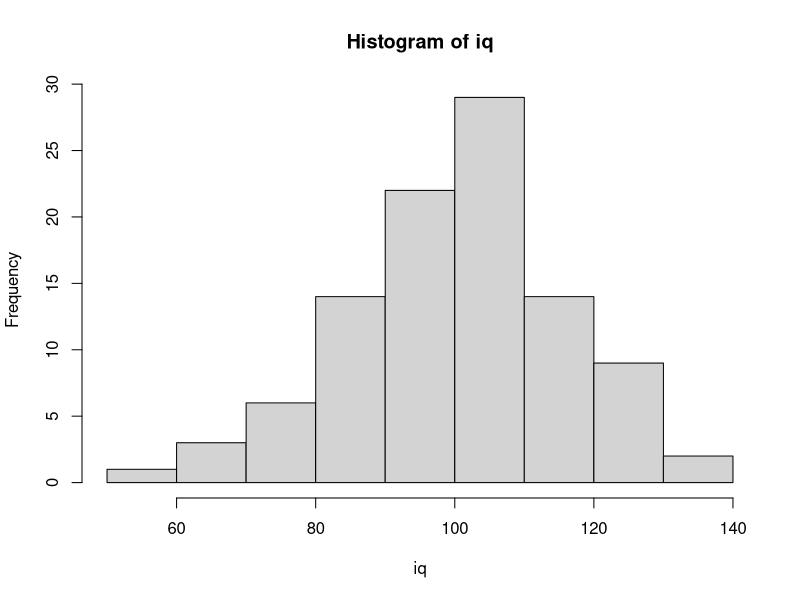

Write R code to recreate this figure.
# =============================================================================
# 1. EINHEIT: R-GRUNDLAGEN
# Datentypen, Skalenniveaus, Vektoren, Data Frames, Indizierung, Logik,
# einfache Datensimulation
# =============================================================================

# ORGANISATORISCHES (live in RStudio zeigen) ----------------------------------

# 1) RStudio-Oberfläche erklären (vier Fenster):
#    - Links oben:  SOURCE   -> hier schreiben wir unser Skript (wird gespeichert)
#    - Links unten: CONSOLE  -> hier wird Code ausgeführt (wird NICHT gespeichert)
#    - Rechts oben: ENVIRONMENT -> alle Objekte, die wir erstellt haben  = "Gedächtnis"
#    - Rechts unten: FILES / PLOTS / PACKAGES / HELP
#    Merksatz: Alles, was wir später nochmal brauchen, gehört ins Skript,
#    nicht in die Konsole.
#
# 2) R-Projekt erstellen: File -> New Project -> New Directory
#    Warum? Das Projekt legt automatisch fest, in welchem Ordner R Dateien sucht
#    und speichert (das "Working Directory"). Wir müssen dann nie mit langen
#    Dateipfaden oder setwd() arbeiten. Prüfen kann man das mit getwd().
#
# 3) Leeres Skript erstellen: File -> New File -> R Script, sofort speichern.
#
# 4) Code ausführen: Cursor in die Zeile setzen und
#    Cmd + Enter (Mac) bzw. Strg + Enter (Windows) drücken.
#    Alles mit "#" davor ist ein KOMMENTAR und wird von R ignoriert.
#    Kommentare schreiben wir für unser zukünftiges Ich und für andere.
#
# Weitere Inhalte zum Herzeigen: Markdown-Vorlage, Pakete allgemein, Bookdown, Onlineübungen


# 1 | R ALS TASCHENRECHNER -----------------------------------------------------

2 + 2       # Addition
5 - 3       # Subtraktion
5 * 8       # Multiplikation
8 / 2       # Division
3^2         # Potenz (Alternative: 3**2, ist aber unüblich)
sqrt(9)     # Quadratwurzel: unsere erste FUNKTION

# Was ist eine Funktion? Ein Befehl mit runden Klammern: name(argumente).
# In die Klammern kommt, womit die Funktion arbeiten soll.
# Hilfe zu jeder Funktion: ?sqrt  (öffnet die Hilfe rechts unten)

# Es gilt Punkt vor Strich, Klammern wie in der Mathematik:
2 + 3 * 4     # = 14
(2 + 3) * 4   # = 20


# 2 | OBJEKTE UND ZUWEISUNG ----------------------------------------------------

# Ergebnisse können wir unter einem Namen speichern = ein OBJEKT erstellen.
# Das Objekt erscheint danach rechts oben im Environment.

a = 100
b = 3 / 100
summe = a + b          # Mit Objekten kann man weiterrechnen
quotient = (a + b) / b

summe       # Objektname ausführen = Inhalt anzeigen

# HINWEIS ZUR ZUWEISUNG: Wir verwenden in diesem Kurs "=".
# In vielen Büchern und Foren sieht man stattdessen "<-":
#    a <- 100   macht genau dasselbe wie   a = 100
# Tastenkürzel für "<-": Option + Minus (Mac) bzw. Alt + Minus (Windows).
# WICHTIG: Ein "=" weist zu, ein doppeltes "==" VERGLEICHT (kommt später).

# Regeln für Objektnamen:
# - Groß-/Kleinschreibung zählt: Alter und alter sind zwei verschiedene Objekte
# - Keine Leerzeichen, nicht mit einer Zahl beginnen
# - Keine Namen bestehender Funktionen verwenden (z. B. nicht "c", "mean", "sum"),
#   das verwirrt uns selbst und andere.
# - Ein Objekt mit gleichem Namen wird ohne Nachfrage ÜBERSCHRIEBEN.


# 3 | DATENTYPEN ---------------------------------------------------------------

# R unterscheidet verschiedene Arten von Werten. Die drei wichtigsten:

# (a) NUMERIC: Zahlen
zahl = 42.5

# (b) CHARACTER: Text, steht IMMER in Anführungszeichen
fach = "Psychologie"
frage = "Haben Psychologen wirklich alle Bärte und rauchen Zigarre?"

# Ohne Anführungszeichen sucht R nach einem OBJEKT mit diesem Namen:
# Psychologie   # -> Fehler: Objekt 'Psychologie' nicht gefunden

# (c) LOGICAL: Wahrheitswerte, nur TRUE oder FALSE (ohne Anführungszeichen!)
raucht = FALSE
5 > 3          # Vergleiche liefern immer TRUE oder FALSE

# Welcher Typ ist ein Objekt? -> class()
class(zahl)
class(fach)
class(raucht)

# Rechnen geht nur mit Zahlen:
# fach + 1   # -> Fehler: nicht-numerisches Argument für binären Operator

# SKALAR: Ein einzelner Wert wie oben (zahl, fach, raucht).
# Hintergrundwissen: In R ist ein Skalar eigentlich ein Vektor der Länge 1.
length(zahl)   # = 1


# 4 | VEKTOREN -----------------------------------------------------------------

# Ein VEKTOR ist eine Reihe von Werten DESSELBEN Typs.
# In der Psychologie: eine Variable, also z. B. das Alter aller Versuchspersonen.
# Erstellt wird er mit c() = "combine".

# Numerische Vektoren
j = c(1, 2, 3, 4, 5, 6, 7)
k = 1:200                                    # ":" erzeugt ganzzahlige Folgen
l = c(1:7, seq(from = 20, to = 30, by = 2))  # seq() für Folgen mit Schrittweite

# Bei seq() müssen die Argumentnamen nicht ausgeschrieben werden, wenn die
# Reihenfolge stimmt (from, to, by). Beides ist identisch:
seq(from = 20, to = 30, by = 2)
seq(20, 30, 2)
# Ausgeschrieben ist es für Anfänger*innen aber lesbarer.

# ÜBUNG: Erstellen Sie einen numerischen Vektor "CFH", der die Zahlen von 12 bis 54
# und jede dritte Zahl von 100 bis 120 (also 100, 103, 106, ...) enthält.
CFH = c(12:54, seq(from = 100, to = 120, by = 3))
CFH

# Character-Vektoren
Psychologen = c("Freud", "Wundt", "Bandura")
class(Psychologen)

# ACHTUNG: Ein Vektor kann nur EINEN Typ enthalten. Mischt man Typen,
# wandelt R alles in den "allgemeinsten" Typ um, meist character:
gemischt = c(1, 2, "drei")
gemischt          # Die Zahlen stehen jetzt in Anführungszeichen
class(gemischt)   # "character" -> damit kann man nicht mehr rechnen!
# Das passiert in echten Datensätzen oft, wenn z. B. jemand "k.A." in eine
# Zahlenspalte schreibt. Deshalb immer den Typ prüfen.

# Nützliche Funktionen für Vektoren
length(CFH)   # Anzahl der Elemente
sum(j)        # Summe
mean(j)       # Mittelwert
min(j); max(j)


# 4.1 | Elemente aus Vektoren auswählen (INDIZIERUNG) --------------------------

# Eckige Klammern [ ] wählen Elemente nach ihrer POSITION aus.
# R beginnt bei 1 zu zählen (nicht bei 0 wie manche andere Programmiersprachen).

Psychologen[1]          # erstes Element
Psychologen[2:3]        # zweites bis drittes Element
Psychologen[c(1, 3)]    # erstes und drittes Element
Psychologen[-1]         # alle AUSSER dem ersten (Minus = ausschließen)

# Merke: runde Klammern ( ) gehören zu Funktionen,
#        eckige Klammern [ ] wählen etwas aus.

# ÜBUNG: Wählen Sie aus dem Vektor CFH das 10. bis 15. Element aus.
CFH[10:15]


# 5 | SKALENNIVEAUS UND IHRE UMSETZUNG IN R ------------------------------------

# Aus der Methodenlehre kennen wir vier Skalenniveaus. R muss wissen, welches
# Niveau eine Variable hat, denn davon hängt ab, welche Berechnungen sinnvoll
# sind (z. B. ist ein Mittelwert für "Diagnose" sinnlos).
#
#   Skalenniveau     | Beispiel                     | In R
#   -----------------|------------------------------|----------------------------
#   Nominal          | Diagnose, Geschlecht         | factor()
#   Ordinal          | Schulabschluss, Likert-Item* | factor(..., ordered = TRUE)
#   Intervall        | IQ, Temperatur in °C         | numeric
#   Verhältnis       | Reaktionszeit, Alter         | numeric
#
#   * Likert-Items werden in der Praxis oft als numeric behandelt
#     (z. B. für Summenscores). Streng genommen sind sie ordinal.
#
# R unterscheidet NICHT zwischen Intervall- und Verhältnisskala, beides ist
# numeric. Welche Rechenoperationen inhaltlich sinnvoll sind, müssen wir
# selbst wissen.

# 5.1 | NOMINAL: Faktor ------------------------------------------------------

# Kategoriale Variablen werden oft als Zahlen kodiert (1 = männlich, 2 = weiblich).
# Für R sind das aber erst einmal ganz normale Zahlen:
geschlecht = c(1, 2, 2, 1, 2)
mean(geschlecht)   # R rechnet brav einen Mittelwert aus, der inhaltlich Unsinn ist

# Mit factor() sagen wir R: Das sind Kategorien, keine Zahlen.
#   levels = welche Kodierungen gibt es?
#   labels = welche Bedeutung haben sie? (gleiche Reihenfolge wie levels!)
geschlecht = factor(geschlecht, levels = c(1, 2), labels = c("männlich", "weiblich"))
geschlecht
class(geschlecht)
levels(geschlecht)   # vorhandene Kategorien
table(geschlecht)    # Häufigkeiten: die passende Statistik für Nominaldaten
# mean(geschlecht)   # -> Warnung + NA. Gut so: R schützt uns jetzt vor Unsinn.

##### Ende Michi Sitzung 1 14.10 #######


# 5.2 | ORDINAL: geordneter Faktor -------------------------------------------

# Bei ordinalen Daten gibt es eine Rangfolge. Mit ordered = TRUE weiß R das.
# Die Reihenfolge der levels bestimmt die Rangfolge (von niedrig nach hoch).
abschluss = c("Abitur", "Mittlere Reife", "Abitur", "Hauptschule", "Mittlere Reife")
abschluss = factor(abschluss,
                   levels = c("Hauptschule", "Mittlere Reife", "Abitur"),
                   ordered = TRUE)
abschluss
abschluss > "Hauptschule"   # Größer/kleiner-Vergleiche sind jetzt erlaubt
table(abschluss)            # Tabelle erscheint in der richtigen Reihenfolge
# Ohne die levels-Angabe würde R alphabetisch sortieren.
# "Abitur" stünde dann fälschlich an erster Stelle.

# 5.3 | INTERVALL / VERHÄLTNIS: numeric --------------------------------------

alter = c(20, 31, 25, 34, 51)
class(alter)
mean(alter)   # Mittelwert ist hier sinnvoll


# 6 | DATA FRAMES --------------------------------------------------------------

# Ein DATA FRAME ist eine Tabelle, genau so, wie wir Daten aus SPSS oder Excel kennen:
#   - jede ZEILE   = eine Person (ein Fall)
#   - jede SPALTE  = eine Variable (ein Vektor)
# Unterschied zum Vektor: Spalten dürfen verschiedene Typen haben.

# Wir erstellen zuerst drei Vektoren ...
Name = c("Max", "Maja", "Mia", "Moritz", "Markus")
Alter = c(20, 31, 25, 34, 51)
Diagnose = c("Depression", "Zwangsstörung", "Depression", "Soziale Phobie", "Depression")

# ... und fügen sie zu einem Data Frame zusammen. Jeder Vektor wird eine Spalte.
# Voraussetzung: Alle Vektoren sind gleich lang (hier: 5 Personen).
df = data.frame(Name, Alter, Diagnose)
df

# Übersicht über einen Data Frame
nrow(df)   # Anzahl Zeilen   = Anzahl Personen
ncol(df)   # Anzahl Spalten  = Anzahl Variablen
dim(df)    # beides zusammen
str(df)    # "structure": welche Variablen, welcher Typ? SEHR wichtig!
names(df)  # Variablennamen
# Tipp: Im Environment auf den Data Frame klicken öffnet eine Tabellenansicht.

# Neue Variable hinzufügen: einfach mit $ einen neuen Namen vergeben
df$Geschlecht = factor(c(1, 2, 2, 1, 2), levels = c(1, 2),
                       labels = c("männlich", "weiblich"))
df$Diagnose = factor(df$Diagnose)   # Diagnose ist nominal -> Faktor
str(df)


# 6.1 | Spalten, Zeilen und Zellen auswählen ---------------------------------

# Möglichkeit 1: Spalte über "$"
df$Alter

# Möglichkeit 2: eckige Klammern mit [ZEILE, SPALTE]
#   Alles VOR dem Komma bezieht sich auf ZEILEN (Personen),
#   alles NACH dem Komma auf SPALTEN (Variablen).
#   Bleibt eine Seite leer, heißt das: "alle".

df[1, 2]                     # Zeile 1, Spalte 2 -> eine Zelle
df[1, ]                      # Zeile 1, alle Spalten -> eine Person
df[, 1]                      # alle Zeilen, Spalte 1 -> eine Variable
df[3, "Alter"]               # Spalten auch über den Namen ansprechbar
df[1:3, c("Name", "Alter")]  # mehrere Zeilen und Spalten

# Spalten über den NAMEN anzusprechen ist sicherer als über die Position:
# Fügt man eine Spalte hinzu, verschieben sich die Positionen, die Namen nicht.

# ÜBUNG: Welche Diagnose hat die Person in der zweiten Zeile?
df[2, "Diagnose"]   # über den Variablennamen
df[2, 3]            # über die Position der Variable


# 6.2 | Werte verändern ------------------------------------------------------

# Auswahl + Zuweisung = Wert ÜBERSCHREIBEN. So korrigiert man z. B. Eingabefehler.
df[2, "Alter"] = 32
df
df[2, "Alter"] = 31   # und wieder zurück
# ACHTUNG: R fragt nicht nach! Der alte Wert ist danach weg.
# Darum verändern wir nie die Originaldatei, sondern nur das Objekt in R.


# 7 | LOGISCHE OPERATOREN UND FILTERN ------------------------------------------

# Statt über Positionen können wir Werte nach einer BEDINGUNG auswählen.
#   ==  gleich           !=  ungleich
#   >   größer           <   kleiner
#   >=  größer gleich    <=  kleiner gleich
#   &   UND (beide Bedingungen müssen stimmen)
#   |   ODER (mindestens eine Bedingung muss stimmen)
#   %in% "ist enthalten in" (Abkürzung für viele ODER-Vergleiche)

# Schritt 1: Eine Bedingung liefert für JEDES Element TRUE oder FALSE
df$Alter > 30

# Schritt 2: Diesen TRUE/FALSE-Vektor in eckige Klammern stecken.
# R behält genau die Elemente, bei denen TRUE steht.
df$Alter[df$Alter > 30]

# Das funktioniert genauso für ZEILEN eines Data Frames (Bedingung VOR das Komma!):
df[df$Alter > 30, ]                          # alle Personen über 30
df[df$Diagnose == "Depression", ]            # alle Personen mit Depression
df[df$Diagnose == "Depression" & df$Alter > 22, ]   # beides zusammen (UND)
df[df$Alter < 22 | df$Alter > 50, ]          # jünger als 22 ODER älter als 50
df[df$Diagnose %in% c("Zwangsstörung", "Soziale Phobie"), ]  # Liste von Werten

# Tricks mit TRUE/FALSE: R zählt TRUE als 1 und FALSE als 0
sum(df$Alter > 30)    # WIE VIELE Personen sind über 30?
mean(df$Alter > 30)   # welcher ANTEIL ist über 30?

# ÜBUNG: Wählen Sie alle Frauen aus, die jünger als 35 sind.
df[df$Geschlecht == "weiblich" & df$Alter < 35, ]


# 8 | ARBEIT MIT EINEM GRÖSSEREN DATENSATZ: starwars ---------------------------

# PAKETE: R kann durch Pakete erweitert werden (wie Apps auf dem Handy).
#   install.packages("name")  -> einmalig herunterladen (wie App installieren)
#   library(name)             -> in JEDER Sitzung laden (wie App öffnen)
# install.packages("dplyr")   # nur einmal nötig, danach auskommentieren
library(dplyr)

# Beim Laden erscheint eine Meldung, dass Funktionen "maskiert" werden
# (u. a. filter). Das ist KEIN Fehler: dplyr bringt eine eigene Funktion
# filter() mit, die nun Vorrang vor der gleichnamigen Funktion aus R hat.

# dplyr enthält den Übungsdatensatz "starwars".
# Die Spalten 12 bis 14 sind Listen (z. B. alle Filme pro Figur). Damit können
# wir noch nicht arbeiten, daher behalten wir nur die Spalten 1 bis 11.
starwars = as.data.frame(starwars[, 1:11])

head(starwars)      # erste 6 Zeilen
dim(starwars)       # 87 Figuren, 11 Variablen
str(starwars)
summary(starwars$mass)   # Achtung: "NA's" in der Ausgabe!


# 8.1 | Fehlende Werte: NA -----------------------------------------------------

# NA = "Not Available" = fehlender Wert. Das kennen wir aus jedem Fragebogen:
# Nicht alle Personen beantworten alle Fragen.
gewicht = starwars$mass

mean(gewicht)                # Ergebnis: NA
# Warum? Wenn auch nur EIN Wert unbekannt ist, ist auch der Mittelwert unbekannt.
mean(gewicht, na.rm = TRUE)  # na.rm = "NA remove": fehlende Werte ignorieren

is.na(gewicht)               # TRUE, wo ein Wert fehlt
sum(is.na(gewicht))          # Anzahl fehlender Werte


# 8.2 | Logische Auswahl mit fehlenden Werten -----------------------------------

gewicht[gewicht == 79]
# Überraschung: Neben 79 erscheinen auch NAs! Warum?
# Ist "unbekannt == 79"? Das weiß R nicht, also ist das Ergebnis NA statt TRUE/FALSE.
# Und ein NA in den eckigen Klammern liefert ein NA im Ergebnis.

# Lösung: which() gibt nur die POSITIONEN zurück, an denen wirklich TRUE steht.
which(gewicht == 79)            # an welchen Stellen?
gewicht[which(gewicht == 79)]   # jetzt ohne NAs

gewicht[which(gewicht != 79)]   # ungleich
gewicht[which(gewicht >= 79)]   # größer gleich

# Verknüpfungen
gewicht[which(gewicht > 50 & gewicht < 100)]   # zwischen 50 und 100 kg
gewicht[which(gewicht < 50 | gewicht > 100)]   # unter 50 ODER über 100 kg

# Mit Text funktioniert es genauso
haarfarbe = starwars$hair_color
haarfarbe[which(haarfarbe == "brown")]
length(which(haarfarbe == "brown"))   # Wie viele Figuren haben braune Haare?

table(starwars$hair_color)                  # Häufigkeiten aller Haarfarben
table(starwars$hair_color, useNA = "ifany") # inklusive fehlender Werte
# table() lässt NAs standardmäßig WEG. Das sollte man wissen!


# 8.3 | Komfortabler filtern mit filter() aus dplyr --------------------------------

# filter(Datensatz, Bedingung) macht dasselbe wie df[Bedingung, ], ist aber
# lesbarer: Innerhalb von filter() können wir Spaltennamen direkt verwenden,
# ohne jedes Mal starwars$ davor zu schreiben.
# Außerdem lässt filter() Zeilen mit NA in der Bedingung automatisch weg.

filter(starwars, mass == 79)
filter(starwars, mass > 50 & mass < 100)
filter(starwars, hair_color == "brown", sex == "male")   # Komma = UND

# WICHTIG: Innerhalb von filter() immer den SPALTENNAMEN des Datensatzes
# verwenden (mass), nicht ein Objekt aus dem Environment (gewicht).

# Die PIPE %>% bedeutet: "Nimm das Ergebnis links und gib es an die Funktion rechts weiter."
# Lies sie als "und dann". Die beiden Zeilen sind identisch:
filter(starwars, mass == 79)
starwars %>% filter(mass == 79)
# Vorteil: Mehrere Schritte lassen sich von oben nach unten lesbar verketten.
# Tastenkürzel: Cmd + Shift + M (Mac) bzw. Strg + Shift + M (Windows).
# In neueren R-Versionen gibt es auch die eingebaute Pipe |>, sie funktioniert hier gleich.

schwere_figuren = starwars %>% filter(mass > 100)
nrow(schwere_figuren)

# ÜBUNG: Wie viele Figuren sind größer als 180 cm (height) UND haben blaue Augen
# (eye_color == "blue")?
starwars %>% filter(height > 180, eye_color == "blue") %>% nrow()


# 9 | DATEN SIMULIEREN ---------------------------------------------------------

# Warum Daten simulieren?
# - Wir können üben, ohne echte (sensible) Daten zu benötigen.
# - Wir wissen, wie die "Wahrheit" aussieht, und können prüfen,
#   ob unsere Auswertung sie wiederfindet.
# - So kann man Stichprobenvariation sichtbar machen (-> Statistikvorlesung).

# set.seed(): Zufallszahlen sind in R nur "pseudo-zufällig". Mit derselben
# Startzahl erhalten alle im Raum exakt dieselben Zufallszahlen.
# Ohne set.seed() sieht bei jeder Person (und bei jedem Ausführen) alles anders aus.
set.seed(42)

# 9.1 | Normalverteilte Werte: rnorm() ---------------------------------------

# rnorm(n, mean, sd): n Werte aus einer Normalverteilung
# Beispiel: IQ ist normiert auf M = 100, SD = 15
iq = rnorm(n = 100, mean = 100, sd = 15)
head(iq)
round(head(iq), 1)   # round() rundet auf die angegebene Zahl von Nachkommastellen
mean(iq)             # nicht genau 100!
sd(iq)               # nicht genau 15!
# Warum? Wir haben eine STICHPROBE von 100 Personen gezogen. Stichprobenkennwerte
# schwanken um die Populationswerte. Mit n = 10000 lägen sie viel näher dran.
hist(iq)             # Histogramm als erster Blick (ausführlich später mit ggplot)

# 9.2 | Zufälliges Ziehen: sample() ------------------------------------------

# sample(x, size, replace): zieht zufällig "size" Werte aus "x"
# Beispiel: Antworten auf einem 5-stufigen Likert-Item
likert = sample(x = 1:5, size = 100, replace = TRUE)
table(likert)
# replace = TRUE: "mit Zurücklegen", jeder Wert kann mehrfach gezogen werden.
# Ohne replace = TRUE könnten wir aus 1:5 höchstens 5 Werte ziehen.

# 9.3 | Wiederholen: rep() ---------------------------------------------------

# rep() wiederholt Werte, ideal für Gruppenvariablen
rep(c("KG", "EG"), times = 3)    # KG EG KG EG KG EG
rep(c("KG", "EG"), each = 3)     # KG KG KG EG EG EG
gruppe = rep(c("KG", "EG"), each = 50)   # 50 Kontroll- und 50 Experimentalpersonen

# 9.4 | Alles zusammen: ein simulierter Datensatz ------------------------------

studie = data.frame(
  id         = 1:100,                    # fortlaufende Personennummer
  gruppe     = factor(gruppe),           # nominal
  iq         = round(iq),                # numeric (intervallskaliert)
  zufrieden  = likert                    # Likert-Item (eigentlich ordinal)
)
head(studie)
str(studie)

# Alles, was wir heute gelernt haben, funktioniert jetzt auch hier:
studie[studie$gruppe == "EG", ]
mean(studie$iq[studie$gruppe == "EG"])
studie %>% filter(iq > 115)

# ÜBUNG: Simulieren Sie für 60 Personen eine Reaktionszeit in Millisekunden
# (M = 450, SD = 80). Wie viele Personen sind langsamer als 550 ms?
set.seed(1)
rt = rnorm(60, mean = 450, sd = 80)
sum(rt > 550)


# ZUSAMMENFASSUNG --------------------------------------------------------------

# Funktionen
# c()               Vektor erstellen ("combine")
# seq()             Zahlenfolge mit Schrittweite
# rep()             Werte wiederholen
# class()           Datentyp anzeigen
# length()          Anzahl Elemente
# factor()          in (geordneten) Faktor umwandeln; levels, labels, ordered
# levels()          Kategorien eines Faktors
# data.frame()      Data Frame erstellen
# as.data.frame()   in Data Frame umwandeln
# nrow(), ncol(), dim()   Anzahl Zeilen, Spalten, beides
# str()             Struktur: Variablen und ihre Typen
# names()           Variablennamen
# head()            erste Zeilen
# summary()         Zusammenfassung
# table()           Häufigkeiten (useNA = "ifany" zeigt auch NAs)
# sum(), mean(), min(), max(), sd()   Kennwerte (na.rm = TRUE ignoriert NAs)
# is.na()           fehlende Werte finden
# which()           Positionen, an denen eine Bedingung TRUE ist
# round()           runden
# sqrt()            Quadratwurzel
# library()         Paket laden
# filter()          Zeilen nach Bedingung auswählen (dplyr)
# set.seed()        Zufallszahlen reproduzierbar machen
# rnorm()           normalverteilte Zufallswerte
# sample()          zufällig ziehen
# hist()            Histogramm
#
# Operatoren
# +  -  *  /  ^     Rechnen
# =  (bzw. <-)      Zuweisung
# :                 ganzzahlige Folge
# $                 Variable aus Data Frame
# [ ]               Auswahl im Vektor
# [ , ]             Auswahl im Data Frame: [Zeilen, Spalten]
# ==  !=            gleich, ungleich
# >  <  >=  <=      Größenvergleiche
# &  |              UND, ODER
# %in%              ist enthalten in
# %>%               Pipe: "und dann"
# #                 Kommentar
